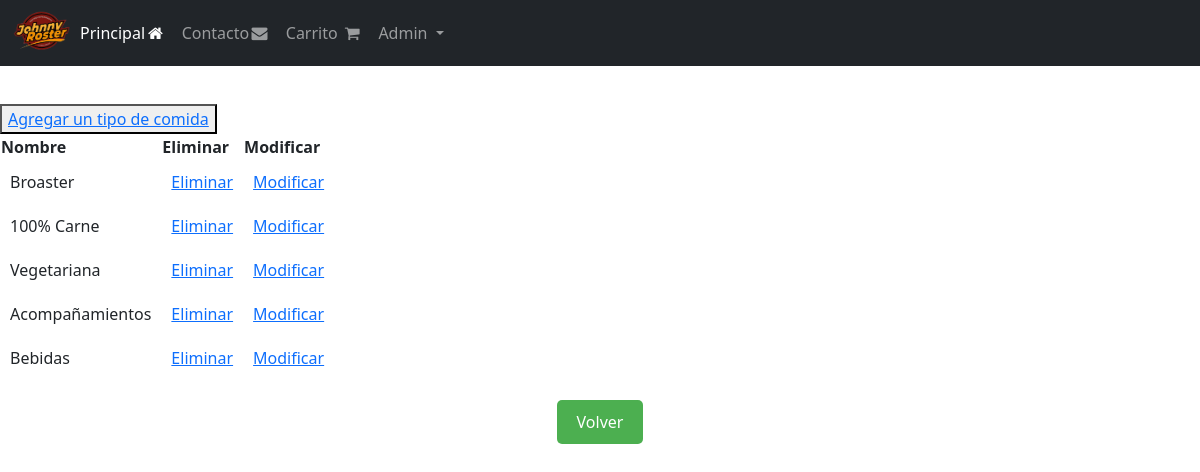
The page /TipoComida_list/ (signed in) on the database its author committed.
### pedido/models.py (models this page shows, shortened)
class TipoComida(models.Model):
    id_tipoComida  = models.AutoField(db_column='idTipoComida', primary_key=True)
    tipo_comida     = models.CharField(max_length=20, blank=False, null=False)

### pedido/views.py (the view)
# urls.py: path('TipoComida_list/', views.TipoComida_list, name='TipoComida_list'),
@login_required
def TipoComida_list(request):
    TipoComidas = TipoComida.objects.all()
    context ={'TipoComidas':TipoComidas}
    print("enviado datos Tipo comidas")
    return render(request, "pedido/TipoComida_list.html", context)

### pedido/context_processor.py (called while the page is built)
def total_carrito(request):
    total = 0
    if request.user.is_authenticated:
        if "carrito" in request.session.keys():
            for key, value in request.session["carrito"].items():
                total += int(value["acumulado"])
    return {"total_carrito":total}

### pedido/templates/pedido/TipoComida_list.html (shortened to what this page needs)
{% load static %}
<!DOCTYPE html>
<html lang="en">
<head>
    <link href="https://cdn.jsdelivr.net/npm/bootstrap@5.0.2/dist/css/bootstrap.min.css" rel="stylesheet"
>
    <link rel="stylesheet" href="https://cdnjs.cloudflare.com/ajax/libs/font-awesome/4.7.0/css/font-awesome.min.css">
    <link rel="stylesheet" href="{% static 'CSS/home.css' %}">
    <link rel="stylesheet" href="{% static 'CSS/contacto.css' %}">
</head>
<body>
    {% include 'pedido/navbar.html' %}
    <h1>Editar Tipos de comida</h1><br>
    <br>
    <button type="button">
        <a href="{% url 'TipoComidaAdd' %}">Agregar un tipo de comida</a>
    </button>
    <table>
        {% if TipoComidas %}
            <th>Nombre</th>
            <th>Eliminar</th>
            <th>Modificar</th>
            {% for x in TipoComidas %}
            <tr>
                <td> {{x.tipo_comida}}</td>
                <td> <a href="{% url 'TipoComida_del' pk=x.id_tipoComida %}">Eliminar</a></td>
                <td> <a href="{% url 'TipoComida_edit' pk=x.id_tipoComida %}">Modificar</a></td>
            </tr>
            {% endfor %}
        {% endif %}
    </table>
    <button class="my-button" type="button">
        <a href="{% url 'index' %}">Volver</a>
    </button>
</body>
</html>

### pedido/templates/pedido/navbar.html (shortened to what this page needs)
{% load static %}
<!DOCTYPE html>
<html lang="en">
<head>
</head>
<body>
  <nav class="navbar fixed-top navbar-expand-lg navbar-dark bg-dark">
    <div class="container-fluid">
      <a href="{% url 'index' %}"><img src="{% static 'Images/Logo-black.png' %}" alt="logotipo" width="60px"
          height="50px"></a>
      <div class="collapse navbar-collapse" id="navbarSupportedContent">
        <ul class="navbar-nav me-auto mb-2 mb-lg-0">
          <li class="nav-item">
            <a class="nav-link active" aria-disabled="true" href="{% url 'index' %}">Principal<i
                class="fa fa-fw fa-home"></i></a>
          </li>
          <li class="nav-item">
            <a class="nav-link" href="#">Contacto<i class="fa fa-fw fa-envelope" aria-hidden="true"></i></a>
          </li>
          <li class="nav-item">
            <a class="nav-link" href="{% url 'carrito' %}">Carrito
                <i class="fa fa-fw fa-shopping-cart" aria-hidden="true"></i>
            </a>
        </li>
        <li class="nav-item dropdown">
            {% if user.is_authenticated %}
            <a class="nav-link dropdown-toggle" id="navbarDropdown" role="button" data-bs-toggle="dropdown" aria-expanded="false">
                {{ user|title }}
            </a>
            {% else %}
            <a class="nav-link" href="{% url 'login' %}">Iniciar sesión
                <i class="fa fa-fw fa-sign-in" aria-hidden="true"></i>
            </a>
            {% endif %}
        </li>
        </ul>
      </div>
    </div>
  </nav>
</body>
</html>

### pedido/static/CSS/contacto.css (style rules this page uses)
.my-button { margin: 20px auto; display: block; background-color: #4CAF50; color: white; border: none; padding: 10px 20px; text-align: center; text-decoration: none; font-size: 16px; cursor: pointer; border-radius: 5px; }
.my-button a { color: white; text-decoration: none; }

### pedido/templates/pedido/TipoComida_list.html (style rules this page uses)
table { border-collapse: collapse; }
td { padding: 10px; }

### rows shown on the page
TipoComida: tipo_comida "Broaster"
TipoComida: tipo_comida "100% Carne"
TipoComida: tipo_comida "Vegetariana"
TipoComida: tipo_comida "Acompañamientos"
TipoComida: tipo_comida "Bebidas"

### other values the page prints
{{ user|title }} "Admin"
